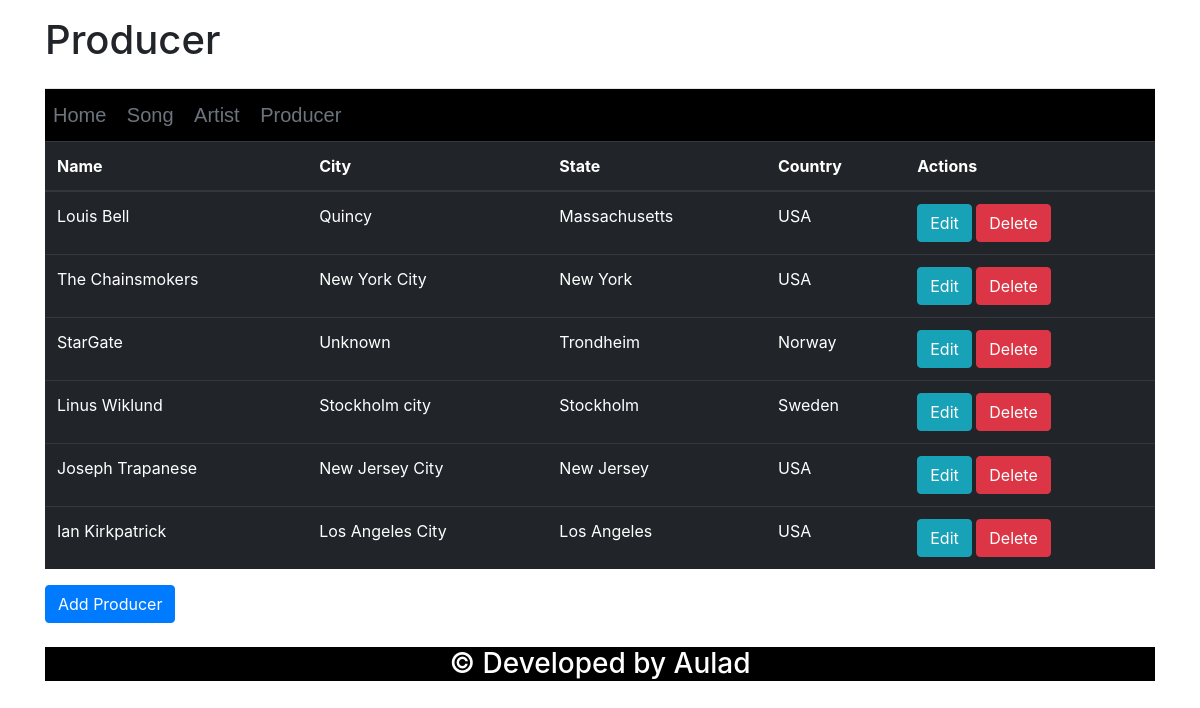
/producer/, run on the app's committed database.
### Assignmentapp/models.py (models this page shows, shortened)
class Producer(models.Model):
    name=models.CharField(max_length=30)
    city=models.CharField(max_length=30)
    state=models.CharField(max_length=40)
    country=models.CharField(max_length=20)

### Assignmentapp/views.py (the view)
# urls.py: url(r'^producer/?$', views.producer, name='producer'),
def producer(request):
    results=Producer.objects.all()
    page_data = { 'list_of_producer': results}
    return render(request, 'producer.html', page_data)

### Assignmentapp/templates/producer.html (shortened to what this page needs)
{% extends "site_base.html" %}
{% load static %}
{% block page_heading %}
  <header class="blog-header py-3">
    <h1>Producer</h1>
  </header>
{% endblock %}
{% block main_body %}
 <body>
       <table class="table table-dark">
           <thead>
               <tr>
                   <th>Name</th>
                   <th>City</th>
                   <th>State</th>
                   <th>Country</th>
                   <th>Actions</th>
               </tr>
           </thead>
           <tbody>
             {% for producer in list_of_producer %}
                 <tr>
                   <td>{{ producer.name}}</td>
                   <td>{{ producer.city }}</td>
                   <td>{{ producer.state}}</td>
                   <td>{{ producer.country}}</td>
                   <td><a class="btn btn-info" href="{% url 'edit_producer' producer.id %}">Edit</a>
                       <a class="btn btn-danger" href="{% url 'delete_producer' producer.id %}">Delete</a>
                   </td>
               </tr>
                {% endfor %}
           </tbody>
       </table>
       <a class="btn btn-primary" href="{% url 'add_producer'%}">Add Producer</a>
       <br>
       <br>
 </body>
 </html>
{% endblock %}

### Assignmentapp/static/css/style.css (style rules this page uses)
.blog-header { line-height: 1; border-bottom: 1px solid #e5e5e5; }

### data on the page
Producer: name "Louis Bell", city "Quincy", state "Massachusetts", country "USA"
Producer: name "The Chainsmokers", city "New York City", state "New York", country "USA"
Producer: name "StarGate", city "Unknown", state "Trondheim", country "Norway"
Producer: name "Linus Wiklund", city "Stockholm city", state "Stockholm", country "Sweden"
Producer: name "Joseph Trapanese", city "New Jersey City", state "New Jersey", country "USA"
Producer: name "Ian Kirkpatrick", city "Los Angeles City", state "Los Angeles", country "USA"
